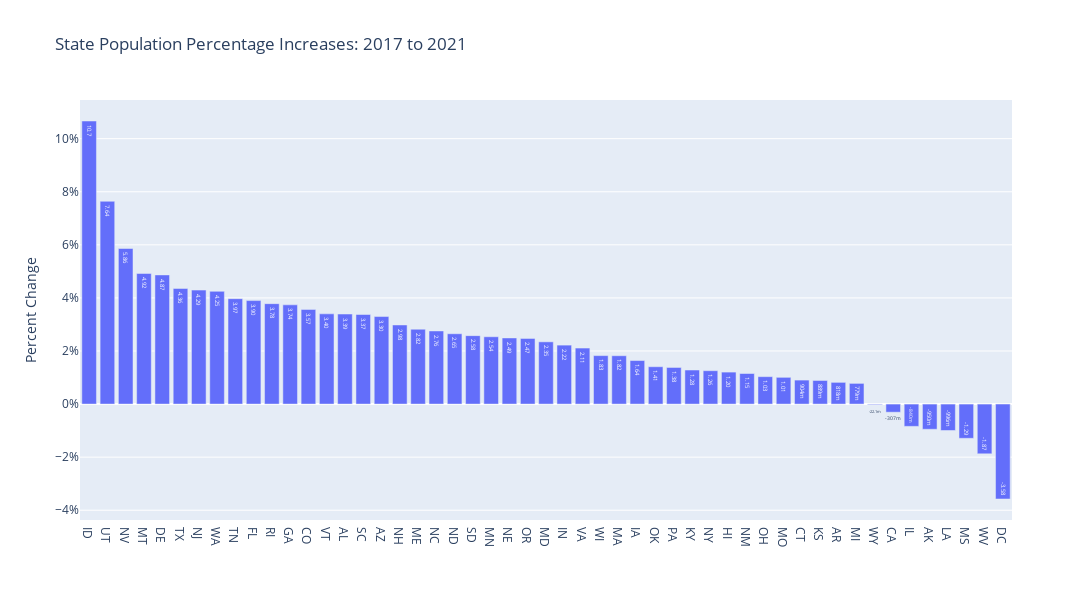

Write notebook code for a chart like this one.
### Code cell
# plot bar chart

fig = px.bar(pct_inc_st,
             x='state_alpha',
             y='pct_change',
             text_auto='.3s',
             labels={"pct_change": "Percent Change","state_alpha": ""},
             title="State Population Percentage Increases: 2017 to 2021", 
             height=600, 
             width=1200)

fig.update_yaxes(ticksuffix="%")

fig.show()

### Figure 1 — Plotly figure (JSON) as saved in the notebook; plotly's stock layout.template omitted (floating-point values rounded to 4 significant figures)
{"data": [{"alignmentgroup": "True", "hovertemplate": "=%{x}<br>Percent Change=%{y}<extra></extra>", "legendgroup": "", "marker": {"color": "#636efa", "pattern": {"shape": ""}}, "name": "", "offsetgroup": "", "orientation": "v", "showlegend": false, "textposition": "auto", "texttemplate": "%{y:.3s}", "type": "bar", "x": ["ID", "UT", "NV", "MT", "DE", "TX", "NJ", "WA", "TN", "FL", "RI", "GA", "CO", "VT", "AL", "SC", "AZ", "NH", "ME", "NC", "ND", "SD", "MN", "NE", "OR", "MD", "IN", "VA", "WI", "MA", "IA", "OK", "PA", "KY", "NY", "HI", "NM", "OH", "MO", "CT", "KS", "AR", "MI", "WY", "CA", "IL", "AK", "LA", "MS", "WV", "DC"], "xaxis": "x", "y": [10.67, 7.64, 5.862, 4.921, 4.866, 4.356, 4.295, 4.248, 3.971, 3.9, 3.783, 3.739, 3.567, 3.4, 3.393, 3.374, 3.298, 2.981, 2.82, 2.755, 2.65, 2.579, 2.536, 2.492, 2.474, 2.345, 2.221, 2.111, 1.826, 1.821, 1.64, 1.407, 1.38, 1.283, 1.258, 1.205, 1.152, 1.032, 1.007, 0.9039, 0.8892, 0.8178, 0.7791, -0.02211, -0.3066, -0.8401, -0.95, -0.9959, -1.29, -1.874, -3.577], "yaxis": "y"}], "layout": {"barmode": "relative", "height": 600, "legend": {"tracegroupgap": 0}, "title": {"text": "State Population Percentage Increases: 2017 to 2021"}, "width": 1200, "xaxis": {"anchor": "y", "autorange": true, "domain": [0, 1], "range": [-0.5, 50.5], "title": {"text": ""}, "type": "category"}, "yaxis": {"anchor": "x", "autorange": true, "domain": [0, 1], "range": [-4.368, 11.46], "ticksuffix": "%", "title": {"text": "Percent Change"}, "type": "linear"}}}
